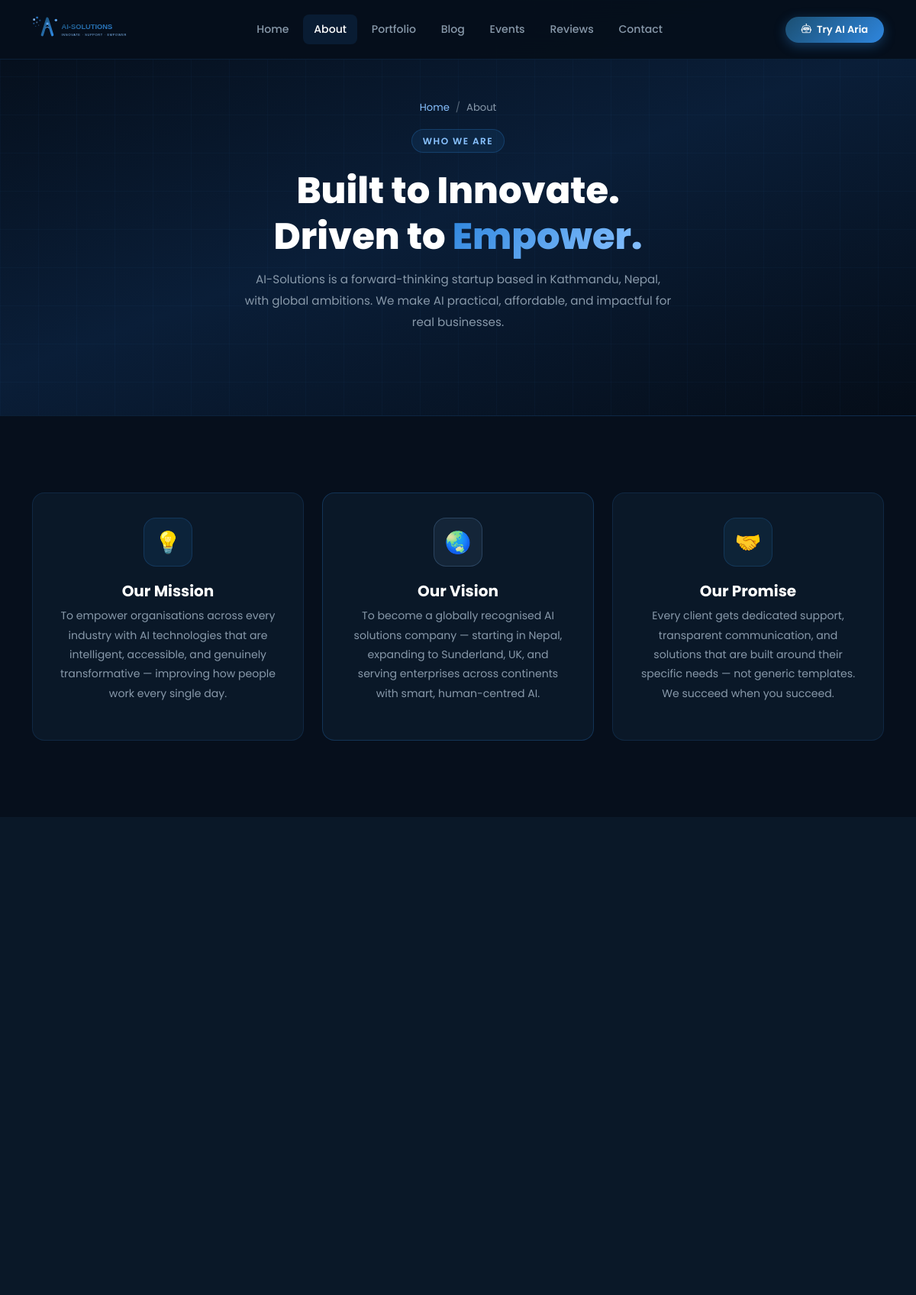
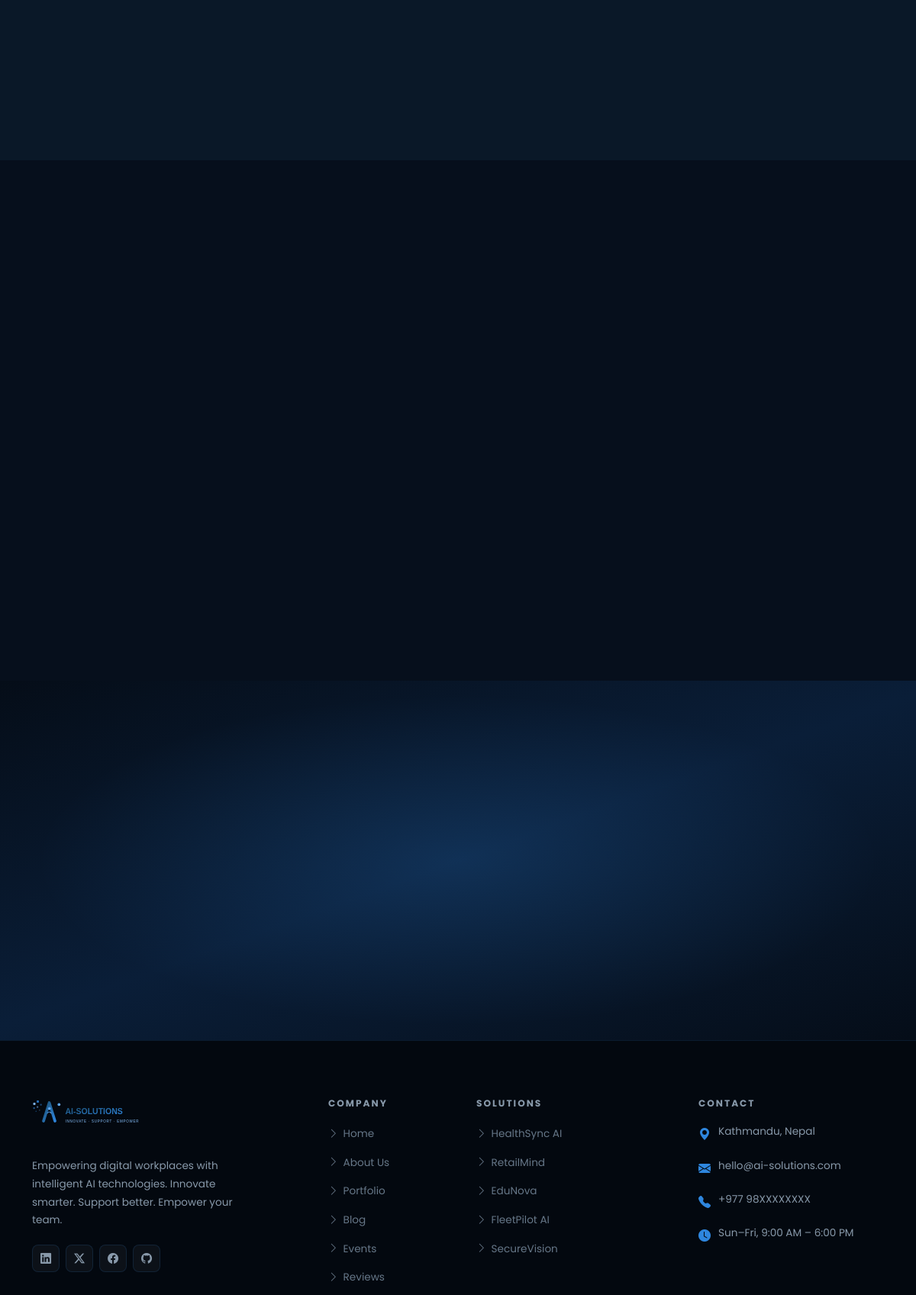
The page /about/ (upper part) on the database its author committed (2 pictures, top to bottom).
### core/models.py (models this page shows, shortened)
class SiteSettings(models.Model):
    site_name = models.CharField(max_length=100, default='AI-Solutions')
    tagline = models.CharField(max_length=200, default='Innovate | Support | Empower')
    logo = models.ImageField(upload_to='settings/', blank=True, null=True)
    email = models.EmailField(default='hello@ai-solutions.com')
    phone = models.CharField(max_length=20, blank=True, default='+977 98XXXXXXXX')
    address = models.TextField(blank=True, default='Kathmandu, Nepal')
    time_zone = models.CharField(max_length=50, default='Asia/Kathmandu')
    facebook_url = models.URLField(blank=True)
    twitter_url = models.URLField(blank=True)
    linkedin_url = models.URLField(blank=True)
    github_url = models.URLField(blank=True)
    updated_at = models.DateTimeField(auto_now=True)
    class Meta:
        verbose_name = 'Site Settings'
        verbose_name_plural = 'Site Settings'
    @classmethod
    def get_settings(cls):
        obj, _ = cls.objects.get_or_create(pk=1)
        return obj

### core/views.py (the view)
# urls.py: path('about/', views.about, name='about'),
def about(request):
    return render(request, 'core/about.html')

### core/context_processors.py (called while the page is built)
def site_settings(request):
    return {'settings': SiteSettings.get_settings()}

def unread_messages(request):
    if request.user.is_authenticated and request.user.is_staff:
        count = ContactMessage.objects.filter(is_read=False).count()
        return {'unread_messages_count': count}
    return {'unread_messages_count': 0}

### templates/core/about.html (shortened to what this page needs)
{% extends 'base.html' %}
{% block content %}
<div class="page-hero">
  <div class="container position-relative">
    <nav aria-label="breadcrumb" class="mb-3">
      <ol class="breadcrumb justify-content-center" style="font-size:.82rem;">
        <li class="breadcrumb-item"><a href="{% url 'home' %}">Home</a></li>
        <li class="breadcrumb-item active">About</li>
      </ol>
    </nav>
    <div class="section-badge">Who We Are</div>
    <h1 class="section-title mt-2" style="font-size:clamp(2rem,4vw,3rem);">Built to Innovate.<br>Driven to <span class="gradient-text">Empower.</span></h1>
    <p class="section-subtitle mx-auto">AI-Solutions is a forward-thinking startup based in Kathmandu, Nepal, with global ambitions. We make AI practical, affordable, and impactful for real businesses.</p>
  </div>
</div>
<section>
  <div class="container">
    <div class="row g-4 align-items-stretch">
      <div class="col-md-4 fade-up">
        <div class="value-card h-100">
          <div class="value-icon mx-auto" style="background:rgba(46,134,222,0.1);border:1px solid rgba(46,134,222,0.2);">💡</div>
          <h5>Our Mission</h5>
          <p style="font-size:.88rem;color:var(--text-muted);line-height:1.8;">
            To empower organisations across every industry with AI technologies that are intelligent, accessible, and genuinely transformative — improving how people work every single day.
          </p>
        </div>
      </div>
      <div class="col-md-4 fade-up" style="transition-delay:.1s;">
        <div class="value-card h-100" style="border-color:rgba(46,134,222,0.25);">
          <div class="value-icon mx-auto" style="background:rgba(137,194,255,0.08);border:1px solid rgba(137,194,255,0.2);">🌏</div>
          <h5>Our Vision</h5>
          <p style="font-size:.88rem;color:var(--text-muted);line-height:1.8;">
            To become a globally recognised AI solutions company — starting in Nepal, expanding to Sunderland, UK, and serving enterprises across continents with smart, human-centred AI.
          </p>
        </div>
      </div>
      <div class="col-md-4 fade-up" style="transition-delay:.2s;">
        <div class="value-card h-100">
          <div class="value-icon mx-auto" style="background:rgba(27,79,114,0.2);border:1px solid rgba(46,134,222,0.2);">🤝</div>
          <h5>Our Promise</h5>
          <p style="font-size:.88rem;color:var(--text-muted);line-height:1.8;">
            Every client gets dedicated support, transparent communication, and solutions that are built around their specific needs — not generic templates. We succeed when you succeed.
          </p>
        </div>
      </div>
    </div>
  </div>
</section>
<section class="why-section">
  <div class="container">
    <div class="row justify-content-center">
    </div>
    <div class="row g-4 mt-2">
    </div>
  </div>
</section>
<section>
  <div class="container">
    <div class="row g-4 justify-content-center">
    </div>
  </div>
</section>
<section class="cta-section">
</section>
{% endblock %}

### templates/partials/footer.html (shortened to what this page needs)
{% load static %}
<footer class="main-footer">
  <div class="container">
    <div class="row g-5">
      <div class="col-lg-4 col-md-6">
        <div class="footer-brand">
          <a href="{% url 'home' %}" class="d-inline-block mb-3">
            <img src="{% static 'images/logo.svg' %}" alt="AI-Solutions" height="45">
          </a>
          <p>
            Empowering digital workplaces with intelligent AI technologies.
            Innovate smarter. Support better. Empower your team.
          </p>
          <div class="social-links">
            <a href="{{ settings.linkedin_url|default:'#' }}" class="social-link" aria-label="LinkedIn"><i class="bi bi-linkedin"></i></a>
            <a href="{{ settings.twitter_url|default:'#' }}" class="social-link" aria-label="Twitter"><i class="bi bi-twitter-x"></i></a>
            <a href="{{ settings.facebook_url|default:'#' }}" class="social-link" aria-label="Facebook"><i class="bi bi-facebook"></i></a>
            <a href="{{ settings.github_url|default:'#' }}" class="social-link" aria-label="GitHub"><i class="bi bi-github"></i></a>
          </div>
        </div>
      </div>
      <div class="col-lg-2 col-md-6 col-6">
        <h6 class="footer-heading">Company</h6>
        <ul class="footer-links">
          <li><a href="{% url 'home' %}"><i class="bi bi-chevron-right"></i>Home</a></li>
          <li><a href="{% url 'about' %}"><i class="bi bi-chevron-right"></i>About Us</a></li>
          <li><a href="{% url 'services' %}"><i class="bi bi-chevron-right"></i>Portfolio</a></li>
          <li><a href="{% url 'blog' %}"><i class="bi bi-chevron-right"></i>Blog</a></li>
          <li><a href="{% url 'events' %}"><i class="bi bi-chevron-right"></i>Events</a></li>
          <li><a href="{% url 'feedback' %}"><i class="bi bi-chevron-right"></i>Reviews</a></li>
        </ul>
      </div>
      <div class="col-lg-3 col-md-6 col-6">
        <h6 class="footer-heading">Solutions</h6>
        <ul class="footer-links">
          <li><a href="{% url 'services' %}"><i class="bi bi-chevron-right"></i>HealthSync AI</a></li>
          <li><a href="{% url 'services' %}"><i class="bi bi-chevron-right"></i>RetailMind</a></li>
          <li><a href="{% url 'services' %}"><i class="bi bi-chevron-right"></i>EduNova</a></li>
          <li><a href="{% url 'services' %}"><i class="bi bi-chevron-right"></i>FleetPilot AI</a></li>
          <li><a href="{% url 'services' %}"><i class="bi bi-chevron-right"></i>SecureVision</a></li>
        </ul>
      </div>
      <div class="col-lg-3 col-md-6">
        <h6 class="footer-heading">Contact</h6>
        <div class="footer-contact-item">
          <i class="bi bi-geo-alt-fill"></i>
          <span>{{ settings.address|default:"Kathmandu, Nepal" }}</span>
        </div>
        <div class="footer-contact-item">
          <i class="bi bi-envelope-fill"></i>
          <span>{{ settings.email|default:"hello@ai-solutions.com" }}</span>
        </div>
        <div class="footer-contact-item">
          <i class="bi bi-telephone-fill"></i>
          <span>{{ settings.phone|default:"+977 98XXXXXXXX" }}</span>
        </div>
        <div class="footer-contact-item">
          <i class="bi bi-clock-fill"></i>
          <span>Sun–Fri, 9:00 AM – 6:00 PM</span>
        </div>
      </div>
    </div>
  </div>
</footer>

### static/css/style.css (style rules this page uses)
:root { --primary: #2E86DE; --primary-dark: #1B4F72; --secondary: #89C2FF; --dark: #060f1c; --dark-card: #0a1828; --dark-card-2: #0e2038; --dark-border: rgba(46, 134, 222, 0.15); --soft-gray: #D6DBDF; --text-muted: #8899AA; --gradient-1: linear-gradient(135deg, #1B4F72 0%, #2E86DE 100%); --gradient-2: linear-gradient(135deg, #2E86DE 0%, #89C2FF 100%); --gradient-hero: linear-gradient(160deg, #050d18 0%, #0a1e38 50%, #050d18 100%); --shadow-glow: 0 0 40px rgba(46, 134, 222, 0.2); --shadow-card: 0 8px 32px rgba(0, 0, 0, 0.35); --radius-lg: 16px; --radius-pill: 50px; --transition: all 0.3s ease; }
*, *::before, *::after { box-sizing: border-box; }
html { scroll-behavior: smooth; }
body { font-family: 'Poppins', sans-serif; background-color: var(--dark); color: #C8D8E8; line-height: 1.75; overflow-x: hidden; }
h1,h2,h3,h4,h5,h6 { font-family: 'Poppins', sans-serif; font-weight: 700; color: #fff; }
a { text-decoration: none; transition: var(--transition); }
.gradient-text { background: var(--gradient-2); -webkit-background-clip: text; -webkit-text-fill-color: transparent; background-clip: text; }
section { padding: 100px 0; }
.section-badge { display: inline-block; background: rgba(46, 134, 222, 0.1); color: var(--secondary); border: 1px solid rgba(46, 134, 222, 0.25); padding: 4px 14px; border-radius: var(--radius-pill); font-size: 0.75rem; font-weight: 600; letter-spacing: 1.5px; text-transform: uppercase; margin-bottom: 0.75rem; }
.section-title { font-size: clamp(1.8rem, 3.5vw, 2.5rem); font-weight: 800; color: #fff; margin-bottom: 0.75rem; line-height: 1.25; }
.section-subtitle { font-size: 0.95rem; color: var(--text-muted); max-width: 560px; margin: 0 auto 3rem; line-height: 1.85; }
.fade-up { opacity: 0; transform: translateY(28px); transition: opacity 0.65s ease, transform 0.65s ease; }
.fade-up.visible { opacity: 1; transform: translateY(0); }
.why-section { background: var(--dark-card); }
.cta-section { background: var(--gradient-hero); text-align: center; padding: 100px 0; position: relative; overflow: hidden; }
.cta-section::before { content: ''; position: absolute; inset: 0; background: radial-gradient(ellipse at center, rgba(46,134,222,0.18) 0%, transparent 65%); }
.value-card { background: var(--dark-card); border: 1px solid var(--dark-border); border-radius: var(--radius-lg); padding: 2rem; text-align: center; transition: var(--transition); }
.value-icon { width: 64px; height: 64px; border-radius: 16px; display: flex; align-items: center; justify-content: center; font-size: 1.75rem; margin: 0 auto 1.25rem; }
.page-hero { background: var(--gradient-hero); padding: 130px 0 60px; text-align: center; position: relative; overflow: hidden; border-bottom: 1px solid var(--dark-border); }
.page-hero::before { content: ''; position: absolute; inset: 0; background-image: linear-gradient(rgba(46,134,222,0.04) 1px, transparent 1px), linear-gradient(90deg, rgba(46,134,222,0.04) 1px, transparent 1px); background-size: 50px 50px; }
.breadcrumb-item a { color: var(--secondary); }
.breadcrumb-item.active { color: var(--text-muted); }
.breadcrumb-item + .breadcrumb-item::before { color: #556677; }
.main-footer { background: #03080f; border-top: 1px solid var(--dark-border); padding: 75px 0 0; }
.footer-brand p { font-size: 0.85rem; color: var(--text-muted); max-width: 270px; margin-top: 1rem; }
.footer-heading { font-size: 0.76rem; font-weight: 700; letter-spacing: 2px; text-transform: uppercase; color: var(--text-muted); margin-bottom: 1.1rem; }
.footer-links { list-style: none; padding: 0; margin: 0; }
.footer-links li { margin-bottom: 0.6rem; }
.footer-links a { font-size: 0.85rem; color: #667788; display: inline-flex; align-items: center; gap: 6px; transition: var(--transition); }
.footer-contact-item { display: flex; align-items: flex-start; gap: 10px; margin-bottom: 0.9rem; font-size: 0.85rem; color: var(--text-muted); }
.footer-contact-item i { color: var(--primary); font-size: 1rem; flex-shrink: 0; margin-top: 2px; }
.social-links { display: flex; gap: 8px; margin-top: 1.25rem; }
.social-link { width: 36px; height: 36px; border-radius: 8px; background: rgba(255,255,255,0.04); border: 1px solid var(--dark-border); display: flex; align-items: center; justify-content: center; color: var(--text-muted); font-size: 0.88rem; transition: var(--transition); }

### rows shown on the page
SiteSettings: address "Kathmandu, Nepal", email "hello@ai-solutions.com", phone "+977 98XXXXXXXX"
